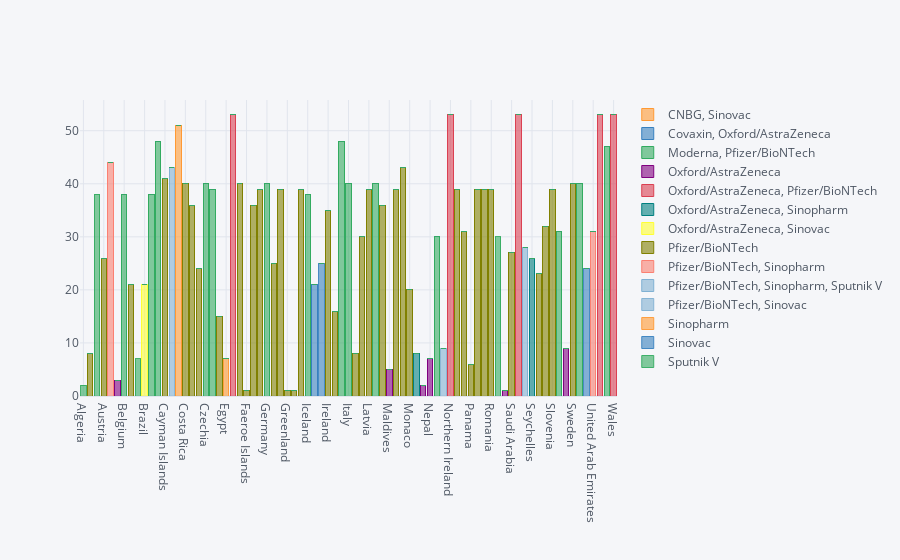

Source (notebook cell):
### Code cell
#bar graph for country with respect to vaccines
country_vac=pd.crosstab(cv['country'],cv['vaccines'])
country_vac.iplot(kind="bar",barmode="stack")
print('Wales, Scotland,UK,England and Northern ireland are usnig the Oxford/AstraZeneca and Pfizer/BioNTech vaccines from 53 days till 5th February 2021')
print('India using Covaxin and Oxford/AstraZeneca from 21 days till 5th Febraury 2021')

### Figure 1 — Plotly figure (JSON) as saved in the notebook; plotly's stock layout.template omitted (floating-point values rounded to 4 significant figures)
{"data": [{"marker": {"color": "rgba(255, 153, 51, 0.6)", "line": {"color": "rgba(255, 153, 51, 1.0)", "width": 1}}, "name": "CNBG, Sinovac", "orientation": "v", "text": "", "type": "bar", "x": ["Algeria", "Andorra", "Argentina", "Austria", "Bahrain", "Bangladesh", "Belgium", "Bermuda", "Bolivia", "Brazil", "Bulgaria", "Canada", "Cayman Islands", "Chile", "China", "Costa Rica", "Croatia", "Cyprus", "Czechia", "Denmark", "Ecuador", "Egypt", "England", "Estonia", "Faeroe Islands", "Finland", "France", "Germany", "Gibraltar", "Greece", "Greenland", "Guernsey", "Hungary", "Iceland", "India", "Indonesia", "Ireland", "Isle of Man", "Israel", "Italy", "Jersey", "Kuwait", "Latvia", "Lithuania", "Luxembourg", "Maldives", "Malta", "Mexico", "Monaco", "Morocco", "Myanmar", "Nepal", "Netherlands", "Northern Cyprus", "Northern Ireland", "Norway", "Oman", "Panama", "Poland", "Portugal", "Romania", "Russia", "Saint Helena", "Saudi Arabia", "Scotland", "Serbia", "Seychelles", "Singapore", "Slovakia", "Slovenia", "Spain", "Sri Lanka", "Sweden", "Switzerland", "Turkey", "United Arab Emirates", "United Kingdom", "United States", "Wales"], "y": [0, 0, 0, 0, 0, 0, 0, 0, 0, 0, 0, 0, 0, 0, 51, 0, 0, 0, 0, 0, 0, 0, 0, 0, 0, 0, 0, 0, 0, 0, 0, 0, 0, 0, 0, 0, 0, 0, 0, 0, 0, 0, 0, 0, 0, 0, 0, 0, 0, 0, 0, 0, 0, 0, 0, 0, 0, 0, 0, 0, 0, 0, 0, 0, 0, 0, 0, 0, 0, 0, 0, 0, 0, 0, 0, 0, 0, 0, 0]}, {"marker": {"color": "rgba(55, 128, 191, 0.6)", "line": {"color": "rgba(55, 128, 191, 1.0)", "width": 1}}, "name": "Covaxin, Oxford/AstraZeneca", "orientation": "v", "text": "", "type": "bar", "x": ["Algeria", "Andorra", "Argentina", "Austria", "Bahrain", "Bangladesh", "Belgium", "Bermuda", "Bolivia", "Brazil", "Bulgaria", "Canada", "Cayman Islands", "Chile", "China", "Costa Rica", "Croatia", "Cyprus", "Czechia", "Denmark", "Ecuador", "Egypt", "England", "Estonia", "Faeroe Islands", "Finland", "France", "Germany", "Gibraltar", "Greece", "Greenland", "Guernsey", "Hungary", "Iceland", "India", "Indonesia", "Ireland", "Isle of Man", "Israel", "Italy", "Jersey", "Kuwait", "Latvia", "Lithuania", "Luxembourg", "Maldives", "Malta", "Mexico", "Monaco", "Morocco", "Myanmar", "Nepal", "Netherlands", "Northern Cyprus", "Northern Ireland", "Norway", "Oman", "Panama", "Poland", "Portugal", "Romania", "Russia", "Saint Helena", "Saudi Arabia", "Scotland", "Serbia", "Seychelles", "Singapore", "Slovakia", "Slovenia", "Spain", "Sri Lanka", "Sweden", "Switzerland", "Turkey", "United Arab Emirates", "United Kingdom", "United States", "Wales"], "y": [0, 0, 0, 0, 0, 0, 0, 0, 0, 0, 0, 0, 0, 0, 0, 0, 0, 0, 0, 0, 0, 0, 0, 0, 0, 0, 0, 0, 0, 0, 0, 0, 0, 0, 21, 0, 0, 0, 0, 0, 0, 0, 0, 0, 0, 0, 0, 0, 0, 0, 0, 0, 0, 0, 0, 0, 0, 0, 0, 0, 0, 0, 0, 0, 0, 0, 0, 0, 0, 0, 0, 0, 0, 0, 0, 0, 0, 0, 0]}, {"marker": {"color": "rgba(50, 171, 96, 0.6)", "line": {"color": "rgba(50, 171, 96, 1.0)", "width": 1}}, "name": "Moderna, Pfizer/BioNTech", "orientation": "v", "text": "", "type": "bar", "x": ["Algeria", "Andorra", "Argentina", "Austria", "Bahrain", "Bangladesh", "Belgium", "Bermuda", "Bolivia", "Brazil", "Bulgaria", "Canada", "Cayman Islands", "Chile", "China", "Costa Rica", "Croatia", "Cyprus", "Czechia", "Denmark", "Ecuador", "Egypt", "England", "Estonia", "Faeroe Islands", "Finland", "France", "Germany", "Gibraltar", "Greece", "Greenland", "Guernsey", "Hungary", "Iceland", "India", "Indonesia", "Ireland", "Isle of Man", "Israel", "Italy", "Jersey", "Kuwait", "Latvia", "Lithuania", "Luxembourg", "Maldives", "Malta", "Mexico", "Monaco", "Morocco", "Myanmar", "Nepal", "Netherlands", "Northern Cyprus", "Northern Ireland", "Norway", "Oman", "Panama", "Poland", "Portugal", "Romania", "Russia", "Saint Helena", "Saudi Arabia", "Scotland", "Serbia", "Seychelles", "Singapore", "Slovakia", "Slovenia", "Spain", "Sri Lanka", "Sweden", "Switzerland", "Turkey", "United Arab Emirates", "United Kingdom", "United States", "Wales"], "y": [0, 0, 0, 0, 0, 0, 38, 0, 0, 0, 38, 48, 0, 0, 0, 0, 0, 0, 40, 39, 0, 0, 0, 0, 0, 0, 0, 40, 0, 0, 0, 0, 0, 38, 0, 0, 0, 0, 48, 40, 0, 0, 0, 40, 0, 0, 0, 0, 0, 0, 0, 0, 30, 0, 0, 0, 0, 0, 0, 0, 0, 0, 0, 0, 0, 0, 0, 0, 0, 0, 31, 0, 0, 40, 0, 0, 0, 47, 0]}, {"marker": {"color": "rgba(128, 0, 128, 0.6)", "line": {"color": "rgba(128, 0, 128, 1.0)", "width": 1}}, "name": "Oxford/AstraZeneca", "orientation": "v", "text": "", "type": "bar", "x": ["Algeria", "Andorra", "Argentina", "Austria", "Bahrain", "Bangladesh", "Belgium", "Bermuda", "Bolivia", "Brazil", "Bulgaria", "Canada", "Cayman Islands", "Chile", "China", "Costa Rica", "Croatia", "Cyprus", "Czechia", "Denmark", "Ecuador", "Egypt", "England", "Estonia", "Faeroe Islands", "Finland", "France", "Germany", "Gibraltar", "Greece", "Greenland", "Guernsey", "Hungary", "Iceland", "India", "Indonesia", "Ireland", "Isle of Man", "Israel", "Italy", "Jersey", "Kuwait", "Latvia", "Lithuania", "Luxembourg", "Maldives", "Malta", "Mexico", "Monaco", "Morocco", "Myanmar", "Nepal", "Netherlands", "Northern Cyprus", "Northern Ireland", "Norway", "Oman", "Panama", "Poland", "Portugal", "Romania", "Russia", "Saint Helena", "Saudi Arabia", "Scotland", "Serbia", "Seychelles", "Singapore", "Slovakia", "Slovenia", "Spain", "Sri Lanka", "Sweden", "Switzerland", "Turkey", "United Arab Emirates", "United Kingdom", "United States", "Wales"], "y": [0, 0, 0, 0, 0, 3, 0, 0, 0, 0, 0, 0, 0, 0, 0, 0, 0, 0, 0, 0, 0, 0, 0, 0, 0, 0, 0, 0, 0, 0, 0, 0, 0, 0, 0, 0, 0, 0, 0, 0, 0, 0, 0, 0, 0, 5, 0, 0, 0, 0, 2, 7, 0, 0, 0, 0, 0, 0, 0, 0, 0, 0, 1, 0, 0, 0, 0, 0, 0, 0, 0, 9, 0, 0, 0, 0, 0, 0, 0]}, {"marker": {"color": "rgba(219, 64, 82, 0.6)", "line": {"color": "rgba(219, 64, 82, 1.0)", "width": 1}}, "name": "Oxford/AstraZeneca, Pfizer/BioNTech", "orientation": "v", "text": "", "type": "bar", "x": ["Algeria", "Andorra", "Argentina", "Austria", "Bahrain", "Bangladesh", "Belgium", "Bermuda", "Bolivia", "Brazil", "Bulgaria", "Canada", "Cayman Islands", "Chile", "China", "Costa Rica", "Croatia", "Cyprus", "Czechia", "Denmark", "Ecuador", "Egypt", "England", "Estonia", "Faeroe Islands", "Finland", "France", "Germany", "Gibraltar", "Greece", "Greenland", "Guernsey", "Hungary", "Iceland", "India", "Indonesia", "Ireland", "Isle of Man", "Israel", "Italy", "Jersey", "Kuwait", "Latvia", "Lithuania", "Luxembourg", "Maldives", "Malta", "Mexico", "Monaco", "Morocco", "Myanmar", "Nepal", "Netherlands", "Northern Cyprus", "Northern Ireland", "Norway", "Oman", "Panama", "Poland", "Portugal", "Romania", "Russia", "Saint Helena", "Saudi Arabia", "Scotland", "Serbia", "Seychelles", "Singapore", "Slovakia", "Slovenia", "Spain", "Sri Lanka", "Sweden", "Switzerland", "Turkey", "United Arab Emirates", "United Kingdom", "United States", "Wales"], "y": [0, 0, 0, 0, 0, 0, 0, 0, 0, 0, 0, 0, 0, 0, 0, 0, 0, 0, 0, 0, 0, 0, 53, 0, 0, 0, 0, 0, 0, 0, 0, 0, 0, 0, 0, 0, 0, 0, 0, 0, 0, 0, 0, 0, 0, 0, 0, 0, 0, 0, 0, 0, 0, 0, 53, 0, 0, 0, 0, 0, 0, 0, 0, 0, 53, 0, 0, 0, 0, 0, 0, 0, 0, 0, 0, 0, 53, 0, 53]}, {"marker": {"color": "rgba(0, 128, 128, 0.6)", "line": {"color": "rgba(0, 128, 128, 1.0)", "width": 1}}, "name": "Oxford/AstraZeneca, Sinopharm", "orientation": "v", "text": "", "type": "bar", "x": ["Algeria", "Andorra", "Argentina", "Austria", "Bahrain", "Bangladesh", "Belgium", "Bermuda", "Bolivia", "Brazil", "Bulgaria", "Canada", "Cayman Islands", "Chile", "China", "Costa Rica", "Croatia", "Cyprus", "Czechia", "Denmark", "Ecuador", "Egypt", "England", "Estonia", "Faeroe Islands", "Finland", "France", "Germany", "Gibraltar", "Greece", "Greenland", "Guernsey", "Hungary", "Iceland", "India", "Indonesia", "Ireland", "Isle of Man", "Israel", "Italy", "Jersey", "Kuwait", "Latvia", "Lithuania", "Luxembourg", "Maldives", "Malta", "Mexico", "Monaco", "Morocco", "Myanmar", "Nepal", "Netherlands", "Northern Cyprus", "Northern Ireland", "Norway", "Oman", "Panama", "Poland", "Portugal", "Romania", "Russia", "Saint Helena", "Saudi Arabia", "Scotland", "Serbia", "Seychelles", "Singapore", "Slovakia", "Slovenia", "Spain", "Sri Lanka", "Sweden", "Switzerland", "Turkey", "United Arab Emirates", "United Kingdom", "United States", "Wales"], "y": [0, 0, 0, 0, 0, 0, 0, 0, 0, 0, 0, 0, 0, 0, 0, 0, 0, 0, 0, 0, 0, 0, 0, 0, 0, 0, 0, 0, 0, 0, 0, 0, 0, 0, 0, 0, 0, 0, 0, 0, 0, 0, 0, 0, 0, 0, 0, 0, 0, 8, 0, 0, 0, 0, 0, 0, 0, 0, 0, 0, 0, 0, 0, 0, 0, 0, 26, 0, 0, 0, 0, 0, 0, 0, 0, 0, 0, 0, 0]}, {"marker": {"color": "rgba(255, 255, 51, 0.6)", "line": {"color": "rgba(255, 255, 51, 1.0)", "width": 1}}, "name": "Oxford/AstraZeneca, Sinovac", "orientation": "v", "text": "", "type": "bar", "x": ["Algeria", "Andorra", "Argentina", "Austria", "Bahrain", "Bangladesh", "Belgium", "Bermuda", "Bolivia", "Brazil", "Bulgaria", "Canada", "Cayman Islands", "Chile", "China", "Costa Rica", "Croatia", "Cyprus", "Czechia", "Denmark", "Ecuador", "Egypt", "England", "Estonia", "Faeroe Islands", "Finland", "France", "Germany", "Gibraltar", "Greece", "Greenland", "Guernsey", "Hungary", "Iceland", "India", "Indonesia", "Ireland", "Isle of Man", "Israel", "Italy", "Jersey", "Kuwait", "Latvia", "Lithuania", "Luxembourg", "Maldives", "Malta", "Mexico", "Monaco", "Morocco", "Myanmar", "Nepal", "Netherlands", "Northern Cyprus", "Northern Ireland", "Norway", "Oman", "Panama", "Poland", "Portugal", "Romania", "Russia", "Saint Helena", "Saudi Arabia", "Scotland", "Serbia", "Seychelles", "Singapore", "Slovakia", "Slovenia", "Spain", "Sri Lanka", "Sweden", "Switzerland", "Turkey", "United Arab Emirates", "United Kingdom", "United States", "Wales"], "y": [0, 0, 0, 0, 0, 0, 0, 0, 0, 21, 0, 0, 0, 0, 0, 0, 0, 0, 0, 0, 0, 0, 0, 0, 0, 0, 0, 0, 0, 0, 0, 0, 0, 0, 0, 0, 0, 0, 0, 0, 0, 0, 0, 0, 0, 0, 0, 0, 0, 0, 0, 0, 0, 0, 0, 0, 0, 0, 0, 0, 0, 0, 0, 0, 0, 0, 0, 0, 0, 0, 0, 0, 0, 0, 0, 0, 0, 0, 0]}, {"marker": {"color": "rgba(128, 128, 0, 0.6)", "line": {"color": "rgba(128, 128, 0, 1.0)", "width": 1}}, "name": "Pfizer/BioNTech", "orientation": "v", "text": "", "type": "bar", "x": ["Algeria", "Andorra", "Argentina", "Austria", "Bahrain", "Bangladesh", "Belgium", "Bermuda", "Bolivia", "Brazil", "Bulgaria", "Canada", "Cayman Islands", "Chile", "China", "Costa Rica", "Croatia", "Cyprus", "Czechia", "Denmark", "Ecuador", "Egypt", "England", "Estonia", "Faeroe Islands", "Finland", "France", "Germany", "Gibraltar", "Greece", "Greenland", "Guernsey", "Hungary", "Iceland", "India", "Indonesia", "Ireland", "Isle of Man", "Israel", "Italy", "Jersey", "Kuwait", "Latvia", "Lithuania", "Luxembourg", "Maldives", "Malta", "Mexico", "Monaco", "Morocco", "Myanmar", "Nepal", "Netherlands", "Northern Cyprus", "Northern Ireland", "Norway", "Oman", "Panama", "Poland", "Portugal", "Romania", "Russia", "Saint Helena", "Saudi Arabia", "Scotland", "Serbia", "Seychelles", "Singapore", "Slovakia", "Slovenia", "Spain", "Sri Lanka", "Sweden", "Switzerland", "Turkey", "United Arab Emirates", "United Kingdom", "United States", "Wales"], "y": [0, 8, 0, 26, 0, 0, 0, 21, 0, 0, 0, 0, 41, 0, 0, 40, 36, 24, 0, 0, 15, 0, 0, 40, 1, 36, 39, 0, 25, 39, 1, 1, 39, 0, 0, 0, 35, 16, 0, 0, 8, 30, 39, 0, 36, 0, 39, 43, 20, 0, 0, 0, 0, 0, 0, 39, 31, 6, 39, 39, 39, 0, 0, 27, 0, 0, 0, 23, 32, 39, 0, 0, 40, 0, 0, 0, 0, 0, 0]}, {"marker": {"color": "rgba(251, 128, 114, 0.6)", "line": {"color": "rgba(251, 128, 114, 1.0)", "width": 1}}, "name": "Pfizer/BioNTech, Sinopharm", "orientation": "v", "text": "", "type": "bar", "x": ["Algeria", "Andorra", "Argentina", "Austria", "Bahrain", "Bangladesh", "Belgium", "Bermuda", "Bolivia", "Brazil", "Bulgaria", "Canada", "Cayman Islands", "Chile", "China", "Costa Rica", "Croatia", "Cyprus", "Czechia", "Denmark", "Ecuador", "Egypt", "England", "Estonia", "Faeroe Islands", "Finland", "France", "Germany", "Gibraltar", "Greece", "Greenland", "Guernsey", "Hungary", "Iceland", "India", "Indonesia", "Ireland", "Isle of Man", "Israel", "Italy", "Jersey", "Kuwait", "Latvia", "Lithuania", "Luxembourg", "Maldives", "Malta", "Mexico", "Monaco", "Morocco", "Myanmar", "Nepal", "Netherlands", "Northern Cyprus", "Northern Ireland", "Norway", "Oman", "Panama", "Poland", "Portugal", "Romania", "Russia", "Saint Helena", "Saudi Arabia", "Scotland", "Serbia", "Seychelles", "Singapore", "Slovakia", "Slovenia", "Spain", "Sri Lanka", "Sweden", "Switzerland", "Turkey", "United Arab Emirates", "United Kingdom", "United States", "Wales"], "y": [0, 0, 0, 0, 44, 0, 0, 0, 0, 0, 0, 0, 0, 0, 0, 0, 0, 0, 0, 0, 0, 0, 0, 0, 0, 0, 0, 0, 0, 0, 0, 0, 0, 0, 0, 0, 0, 0, 0, 0, 0, 0, 0, 0, 0, 0, 0, 0, 0, 0, 0, 0, 0, 0, 0, 0, 0, 0, 0, 0, 0, 0, 0, 0, 0, 0, 0, 0, 0, 0, 0, 0, 0, 0, 0, 31, 0, 0, 0]}, {"marker": {"color": "rgba(128, 177, 211, 0.6)", "line": {"color": "rgba(128, 177, 211, 1.0)", "width": 1}}, "name": "Pfizer/BioNTech, Sinopharm, Sputnik V", "orientation": "v", "text": "", "type": "bar", "x": ["Algeria", "Andorra", "Argentina", "Austria", "Bahrain", "Bangladesh", "Belgium", "Bermuda", "Bolivia", "Brazil", "Bulgaria", "Canada", "Cayman Islands", "Chile", "China", "Costa Rica", "Croatia", "Cyprus", "Czechia", "Denmark", "Ecuador", "Egypt", "England", "Estonia", "Faeroe Islands", "Finland", "France", "Germany", "Gibraltar", "Greece", "Greenland", "Guernsey", "Hungary", "Iceland", "India", "Indonesia", "Ireland", "Isle of Man", "Israel", "Italy", "Jersey", "Kuwait", "Latvia", "Lithuania", "Luxembourg", "Maldives", "Malta", "Mexico", "Monaco", "Morocco", "Myanmar", "Nepal", "Netherlands", "Northern Cyprus", "Northern Ireland", "Norway", "Oman", "Panama", "Poland", "Portugal", "Romania", "Russia", "Saint Helena", "Saudi Arabia", "Scotland", "Serbia", "Seychelles", "Singapore", "Slovakia", "Slovenia", "Spain", "Sri Lanka", "Sweden", "Switzerland", "Turkey", "United Arab Emirates", "United Kingdom", "United States", "Wales"], "y": [0, 0, 0, 0, 0, 0, 0, 0, 0, 0, 0, 0, 0, 0, 0, 0, 0, 0, 0, 0, 0, 0, 0, 0, 0, 0, 0, 0, 0, 0, 0, 0, 0, 0, 0, 0, 0, 0, 0, 0, 0, 0, 0, 0, 0, 0, 0, 0, 0, 0, 0, 0, 0, 0, 0, 0, 0, 0, 0, 0, 0, 0, 0, 0, 0, 28, 0, 0, 0, 0, 0, 0, 0, 0, 0, 0, 0, 0, 0]}, {"marker": {"color": "rgba(128, 177, 211, 0.6)", "line": {"color": "rgba(128, 177, 211, 0.8999999999999999)", "width": 1}}, "name": "Pfizer/BioNTech, Sinovac", "orientation": "v", "text": "", "type": "bar", "x": ["Algeria", "Andorra", "Argentina", "Austria", "Bahrain", "Bangladesh", "Belgium", "Bermuda", "Bolivia", "Brazil", "Bulgaria", "Canada", "Cayman Islands", "Chile", "China", "Costa Rica", "Croatia", "Cyprus", "Czechia", "Denmark", "Ecuador", "Egypt", "England", "Estonia", "Faeroe Islands", "Finland", "France", "Germany", "Gibraltar", "Greece", "Greenland", "Guernsey", "Hungary", "Iceland", "India", "Indonesia", "Ireland", "Isle of Man", "Israel", "Italy", "Jersey", "Kuwait", "Latvia", "Lithuania", "Luxembourg", "Maldives", "Malta", "Mexico", "Monaco", "Morocco", "Myanmar", "Nepal", "Netherlands", "Northern Cyprus", "Northern Ireland", "Norway", "Oman", "Panama", "Poland", "Portugal", "Romania", "Russia", "Saint Helena", "Saudi Arabia", "Scotland", "Serbia", "Seychelles", "Singapore", "Slovakia", "Slovenia", "Spain", "Sri Lanka", "Sweden", "Switzerland", "Turkey", "United Arab Emirates", "United Kingdom", "United States", "Wales"], "y": [0, 0, 0, 0, 0, 0, 0, 0, 0, 0, 0, 0, 0, 43, 0, 0, 0, 0, 0, 0, 0, 0, 0, 0, 0, 0, 0, 0, 0, 0, 0, 0, 0, 0, 0, 0, 0, 0, 0, 0, 0, 0, 0, 0, 0, 0, 0, 0, 0, 0, 0, 0, 0, 9, 0, 0, 0, 0, 0, 0, 0, 0, 0, 0, 0, 0, 0, 0, 0, 0, 0, 0, 0, 0, 0, 0, 0, 0, 0]}, {"marker": {"color": "rgba(255, 153, 51, 0.6)", "line": {"color": "rgba(255, 153, 51, 0.8999999999999999)", "width": 1}}, "name": "Sinopharm", "orientation": "v", "text": "", "type": "bar", "x": ["Algeria", "Andorra", "Argentina", "Austria", "Bahrain", "Bangladesh", "Belgium", "Bermuda", "Bolivia", "Brazil", "Bulgaria", "Canada", "Cayman Islands", "Chile", "China", "Costa Rica", "Croatia", "Cyprus", "Czechia", "Denmark", "Ecuador", "Egypt", "England", "Estonia", "Faeroe Islands", "Finland", "France", "Germany", "Gibraltar", "Greece", "Greenland", "Guernsey", "Hungary", "Iceland", "India", "Indonesia", "Ireland", "Isle of Man", "Israel", "Italy", "Jersey", "Kuwait", "Latvia", "Lithuania", "Luxembourg", "Maldives", "Malta", "Mexico", "Monaco", "Morocco", "Myanmar", "Nepal", "Netherlands", "Northern Cyprus", "Northern Ireland", "Norway", "Oman", "Panama", "Poland", "Portugal", "Romania", "Russia", "Saint Helena", "Saudi Arabia", "Scotland", "Serbia", "Seychelles", "Singapore", "Slovakia", "Slovenia", "Spain", "Sri Lanka", "Sweden", "Switzerland", "Turkey", "United Arab Emirates", "United Kingdom", "United States", "Wales"], "y": [0, 0, 0, 0, 0, 0, 0, 0, 0, 0, 0, 0, 0, 0, 0, 0, 0, 0, 0, 0, 0, 7, 0, 0, 0, 0, 0, 0, 0, 0, 0, 0, 0, 0, 0, 0, 0, 0, 0, 0, 0, 0, 0, 0, 0, 0, 0, 0, 0, 0, 0, 0, 0, 0, 0, 0, 0, 0, 0, 0, 0, 0, 0, 0, 0, 0, 0, 0, 0, 0, 0, 0, 0, 0, 0, 0, 0, 0, 0]}, {"marker": {"color": "rgba(55, 128, 191, 0.6)", "line": {"color": "rgba(55, 128, 191, 0.8999999999999999)", "width": 1}}, "name": "Sinovac", "orientation": "v", "text": "", "type": "bar", "x": ["Algeria", "Andorra", "Argentina", "Austria", "Bahrain", "Bangladesh", "Belgium", "Bermuda", "Bolivia", "Brazil", "Bulgaria", "Canada", "Cayman Islands", "Chile", "China", "Costa Rica", "Croatia", "Cyprus", "Czechia", "Denmark", "Ecuador", "Egypt", "England", "Estonia", "Faeroe Islands", "Finland", "France", "Germany", "Gibraltar", "Greece", "Greenland", "Guernsey", "Hungary", "Iceland", "India", "Indonesia", "Ireland", "Isle of Man", "Israel", "Italy", "Jersey", "Kuwait", "Latvia", "Lithuania", "Luxembourg", "Maldives", "Malta", "Mexico", "Monaco", "Morocco", "Myanmar", "Nepal", "Netherlands", "Northern Cyprus", "Northern Ireland", "Norway", "Oman", "Panama", "Poland", "Portugal", "Romania", "Russia", "Saint Helena", "Saudi Arabia", "Scotland", "Serbia", "Seychelles", "Singapore", "Slovakia", "Slovenia", "Spain", "Sri Lanka", "Sweden", "Switzerland", "Turkey", "United Arab Emirates", "United Kingdom", "United States", "Wales"], "y": [0, 0, 0, 0, 0, 0, 0, 0, 0, 0, 0, 0, 0, 0, 0, 0, 0, 0, 0, 0, 0, 0, 0, 0, 0, 0, 0, 0, 0, 0, 0, 0, 0, 0, 0, 25, 0, 0, 0, 0, 0, 0, 0, 0, 0, 0, 0, 0, 0, 0, 0, 0, 0, 0, 0, 0, 0, 0, 0, 0, 0, 0, 0, 0, 0, 0, 0, 0, 0, 0, 0, 0, 0, 0, 24, 0, 0, 0, 0]}, {"marker": {"color": "rgba(50, 171, 96, 0.6)", "line": {"color": "rgba(50, 171, 96, 0.8999999999999999)", "width": 1}}, "name": "Sputnik V", "orientation": "v", "text": "", "type": "bar", "x": ["Algeria", "Andorra", "Argentina", "Austria", "Bahrain", "Bangladesh", "Belgium", "Bermuda", "Bolivia", "Brazil", "Bulgaria", "Canada", "Cayman Islands", "Chile", "China", "Costa Rica", "Croatia", "Cyprus", "Czechia", "Denmark", "Ecuador", "Egypt", "England", "Estonia", "Faeroe Islands", "Finland", "France", "Germany", "Gibraltar", "Greece", "Greenland", "Guernsey", "Hungary", "Iceland", "India", "Indonesia", "Ireland", "Isle of Man", "Israel", "Italy", "Jersey", "Kuwait", "Latvia", "Lithuania", "Luxembourg", "Maldives", "Malta", "Mexico", "Monaco", "Morocco", "Myanmar", "Nepal", "Netherlands", "Northern Cyprus", "Northern Ireland", "Norway", "Oman", "Panama", "Poland", "Portugal", "Romania", "Russia", "Saint Helena", "Saudi Arabia", "Scotland", "Serbia", "Seychelles", "Singapore", "Slovakia", "Slovenia", "Spain", "Sri Lanka", "Sweden", "Switzerland", "Turkey", "United Arab Emirates", "United Kingdom", "United States", "Wales"], "y": [2, 0, 38, 0, 0, 0, 0, 0, 7, 0, 0, 0, 0, 0, 0, 0, 0, 0, 0, 0, 0, 0, 0, 0, 0, 0, 0, 0, 0, 0, 0, 0, 0, 0, 0, 0, 0, 0, 0, 0, 0, 0, 0, 0, 0, 0, 0, 0, 0, 0, 0, 0, 0, 0, 0, 0, 0, 0, 0, 0, 0, 30, 0, 0, 0, 0, 0, 0, 0, 0, 0, 0, 0, 0, 0, 0, 0, 0, 0]}], "layout": {"barmode": "stack", "legend": {"bgcolor": "#F5F6F9", "font": {"color": "#4D5663"}, "traceorder": "normal"}, "paper_bgcolor": "#F5F6F9", "plot_bgcolor": "#F5F6F9", "title": {"font": {"color": "#4D5663"}}, "xaxis": {"gridcolor": "#E1E5ED", "showgrid": true, "tickfont": {"color": "#4D5663"}, "title": {"font": {"color": "#4D5663"}, "text": ""}, "zerolinecolor": "#E1E5ED"}, "yaxis": {"gridcolor": "#E1E5ED", "showgrid": true, "tickfont": {"color": "#4D5663"}, "title": {"font": {"color": "#4D5663"}, "text": ""}, "zerolinecolor": "#E1E5ED"}}}
